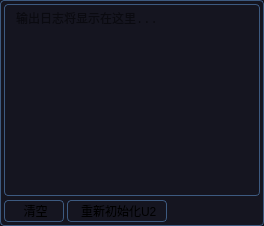
 <widget class="QWidget" name="bottomPanel" native="true">
 <property name="sizePolicy">
 <sizepolicy hsizetype="Expanding" vsizetype="Expanding">
 <horstretch>0</horstretch>
 <verstretch>1</verstretch>
 </sizepolicy>
 </property>
          <property name="minimumSize">
           <size>
            <width>0</width>
            <height>80</height>
           </size>
          </property>
          <property name="maximumSize">
           <size>
            <width>16777215</width>
            <height>16777215</height>
           </size>
          </property> <property name="styleSheet">
 <string notr="true">background: #151520;
border: 1px solid #3d5a80;
border-radius: 4px;</string>
 </property>
 <layout class="QVBoxLayout" name="bottomPanelLayout">
 <property name="spacing">
 <number>4</number>
 </property>
 <property name="leftMargin">
 <number>4</number>
 </property>
 <property name="topMargin">
 <number>4</number>
 </property>
 <property name="rightMargin">
 <number>4</number>
 </property>
 <property name="bottomMargin">
 <number>4</number>
 </property>
 <item>
 <widget class="QTextBrowser" name="textBrowser">
 <property name="sizePolicy">
 <sizepolicy hsizetype="Expanding" vsizetype="Expanding">
 <horstretch>0</horstretch>
 <verstretch>1</verstretch>
 </sizepolicy>
 </property>
 <property name="minimumSize">
 <size>
 <width>0</width>
 <height>50</height>
 </size>
 </property>
 <property name="font">
 <font>
 <family>Consolas</family>
 <pointsize>9</pointsize>
 </font>
 </property>
 <property name="acceptDrops">
 <bool>true</bool>
 </property>
 <property name="readOnly">
 <bool>false</bool>
 </property>
 <property name="placeholderText">
 <string> 输出日志将显示在这里...</string>
 </property>
 </widget>
 </item>
 <item>
 <layout class="QHBoxLayout" name="bottomButtonsLayout">
 <property name="spacing">
 <number>3</number>
 </property>
 <item>
 <widget class="QPushButton" name="Cleartextbutton">
 <property name="sizePolicy">
 <sizepolicy hsizetype="Fixed" vsizetype="Fixed">
 <horstretch>0</horstretch>
 <verstretch>0</verstretch>
 </sizepolicy>
 </property>
 <property name="minimumSize">
 <size>
 <width>60</width>
 <height>22</height>
 </size>
 </property>
 <property name="font">
 <font>
 <family>Microsoft YaHei UI</family>
 <pointsize>9</pointsize>
 </font>
 </property>
 <property name="text">
 <string> 清空</string>
 </property>
 </widget>
 </item>
 <item>
 <widget class="QPushButton" name="reinit_u2_button">
 <property name="sizePolicy">
 <sizepolicy hsizetype="Fixed" vsizetype="Fixed">
 <horstretch>0</horstretch>
 <verstretch>0</verstretch>
 </sizepolicy>
 </property>
 <property name="minimumSize">
 <size>
 <width>100</width>
 <height>22</height>
 </size>
 </property>
 <property name="font">
 <font>
 <family>Microsoft YaHei UI</family>
 <pointsize>9</pointsize>
 </font>
 </property>
 <property name="text">
 <string> 重新初始化U2</string>
 </property>
 </widget>
 </item>
 <item>
 <spacer name="bottomHorizontalSpacer">
 <property name="orientation">
 <enum>Qt::Horizontal</enum>
 </property>
 <property name="sizeHint" stdset="0">
 <size>
 <width>40</width>
 <height>20</height>
 </size>
 </property>
 </spacer>
 </item>
 </layout>
 </item>
 </layout>
 </widget>
